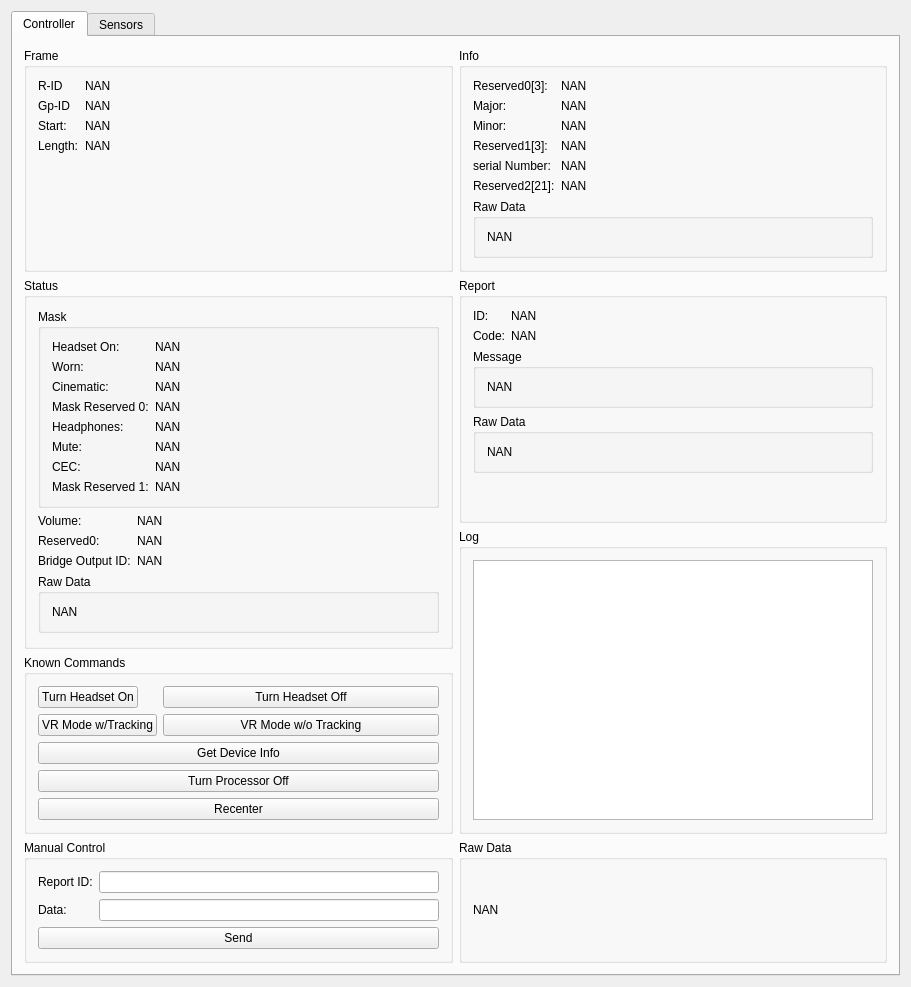
<?xml version="1.0" encoding="UTF-8"?>
<ui version="4.0">
 <class>DataViewerClass</class>
 <widget class="QMainWindow" name="DataViewerClass">
  <property name="geometry">
   <rect>
    <x>0</x>
    <y>0</y>
    <width>911</width>
    <height>918</height>
   </rect>
  </property>
  <property name="windowTitle">
   <string>PSVR Data Viewer</string>
  </property>
  <widget class="QWidget" name="centralWidget">
   <layout class="QGridLayout" name="gridLayout">
    <item row="0" column="0">
     <widget class="QTabWidget" name="tabWidget">
      <property name="currentIndex">
       <number>0</number>
      </property>
      <widget class="QWidget" name="Controller_tab">
       <attribute name="title">
        <string>Controller</string>
       </attribute>
       <layout class="QGridLayout" name="gridLayout_12">
        <item row="0" column="2">
         <widget class="QGroupBox" name="groupBox_11">
          <property name="title">
           <string>Info</string>
          </property>
          <layout class="QFormLayout" name="formLayout_8">
           <item row="0" column="0">
            <widget class="QLabel" name="label_3">
             <property name="text">
              <string>Reserved0[3]:</string>
             </property>
            </widget>
           </item>
           <item row="0" column="1">
            <widget class="QLabel" name="lbl_info_reserved0">
             <property name="text">
              <string>NAN</string>
             </property>
            </widget>
           </item>
           <item row="1" column="0">
            <widget class="QLabel" name="label_7">
             <property name="text">
              <string>Major:</string>
             </property>
            </widget>
           </item>
           <item row="1" column="1">
            <widget class="QLabel" name="lbl_info_major">
             <property name="text">
              <string>NAN</string>
             </property>
            </widget>
           </item>
           <item row="2" column="0">
            <widget class="QLabel" name="label_11">
             <property name="text">
              <string>Minor:</string>
             </property>
            </widget>
           </item>
           <item row="2" column="1">
            <widget class="QLabel" name="lbl_info_minor">
             <property name="text">
              <string>NAN</string>
             </property>
            </widget>
           </item>
           <item row="3" column="0">
            <widget class="QLabel" name="label_15">
             <property name="text">
              <string>Reserved1[3]:</string>
             </property>
            </widget>
           </item>
           <item row="3" column="1">
            <widget class="QLabel" name="lbl_info_reserved1">
             <property name="text">
              <string>NAN</string>
             </property>
            </widget>
           </item>
           <item row="4" column="0">
            <widget class="QLabel" name="label_23">
             <property name="text">
              <string>serial Number:</string>
             </property>
            </widget>
           </item>
           <item row="4" column="1">
            <widget class="QLabel" name="lbl_info_serial">
             <property name="text">
              <string>NAN</string>
             </property>
            </widget>
           </item>
           <item row="5" column="0">
            <widget class="QLabel" name="label_25">
             <property name="text">
              <string>Reserved2[21]:</string>
             </property>
            </widget>
           </item>
           <item row="5" column="1">
            <widget class="QLabel" name="lbl_info_reserved2">
             <property name="text">
              <string>NAN</string>
             </property>
            </widget>
           </item>
           <item row="6" column="0" colspan="2">
            <widget class="QGroupBox" name="groupBox_12">
             <property name="title">
              <string>Raw Data</string>
             </property>
             <layout class="QGridLayout" name="gridLayout_6">
              <item row="0" column="0">
               <widget class="QLabel" name="lbl_info_raw">
                <property name="text">
                 <string>&lt;html&gt;&lt;head/&gt;&lt;body&gt;&lt;p&gt;NAN&lt;/p&gt;&lt;/body&gt;&lt;/html&gt;</string>
                </property>
                <property name="wordWrap">
                 <bool>true</bool>
                </property>
               </widget>
              </item>
             </layout>
            </widget>
           </item>
          </layout>
         </widget>
        </item>
        <item row="0" column="0">
         <widget class="QGroupBox" name="groupBox_14">
          <property name="title">
           <string>Frame</string>
          </property>
          <layout class="QFormLayout" name="formLayout_13">
           <item row="0" column="0">
            <widget class="QLabel" name="label_5">
             <property name="text">
              <string>R-ID</string>
             </property>
            </widget>
           </item>
           <item row="0" column="1">
            <widget class="QLabel" name="lbl_control_id">
             <property name="text">
              <string>NAN</string>
             </property>
            </widget>
           </item>
           <item row="1" column="0">
            <widget class="QLabel" name="label_14">
             <property name="text">
              <string>Gp-ID</string>
             </property>
            </widget>
           </item>
           <item row="1" column="1">
            <widget class="QLabel" name="lbl_control_status">
             <property name="text">
              <string>NAN</string>
             </property>
            </widget>
           </item>
           <item row="2" column="0">
            <widget class="QLabel" name="label_24">
             <property name="text">
              <string>Start:</string>
             </property>
            </widget>
           </item>
           <item row="2" column="1">
            <widget class="QLabel" name="lbl_control_start">
             <property name="text">
              <string>NAN</string>
             </property>
            </widget>
           </item>
           <item row="3" column="0">
            <widget class="QLabel" name="label_27">
             <property name="text">
              <string>Length:</string>
             </property>
            </widget>
           </item>
           <item row="3" column="1">
            <widget class="QLabel" name="lbl_control_len">
             <property name="text">
              <string>NAN</string>
             </property>
            </widget>
           </item>
          </layout>
         </widget>
        </item>
        <item row="2" column="2" rowspan="2">
         <widget class="QGroupBox" name="groupBox_15">
          <property name="title">
           <string>Report</string>
          </property>
          <layout class="QFormLayout" name="formLayout_10">
           <item row="0" column="0">
            <widget class="QLabel" name="label_66">
             <property name="text">
              <string>ID:</string>
             </property>
            </widget>
           </item>
           <item row="0" column="1">
            <widget class="QLabel" name="lbl_report_id">
             <property name="text">
              <string>NAN</string>
             </property>
            </widget>
           </item>
           <item row="1" column="0">
            <widget class="QLabel" name="label_68">
             <property name="text">
              <string>Code:</string>
             </property>
            </widget>
           </item>
           <item row="1" column="1">
            <widget class="QLabel" name="lbl_report_code">
             <property name="text">
              <string>NAN</string>
             </property>
            </widget>
           </item>
           <item row="2" column="0" colspan="2">
            <widget class="QGroupBox" name="groupBox_17">
             <property name="title">
              <string>Message</string>
             </property>
             <layout class="QGridLayout" name="gridLayout_9">
              <item row="0" column="0">
               <widget class="QLabel" name="lbl_report_msg">
                <property name="text">
                 <string>NAN</string>
                </property>
               </widget>
              </item>
             </layout>
            </widget>
           </item>
           <item row="3" column="0" colspan="2">
            <widget class="QGroupBox" name="groupBox_18">
             <property name="title">
              <string>Raw Data</string>
             </property>
             <layout class="QGridLayout" name="gridLayout_10">
              <item row="0" column="0">
               <widget class="QLabel" name="lbl_report_raw">
                <property name="text">
                 <string>NAN</string>
                </property>
                <property name="wordWrap">
                 <bool>true</bool>
                </property>
               </widget>
              </item>
             </layout>
            </widget>
           </item>
          </layout>
         </widget>
        </item>
        <item row="4" column="2" rowspan="2">
         <widget class="QGroupBox" name="groupBox_13">
          <property name="title">
           <string>Log</string>
          </property>
          <layout class="QGridLayout" name="gridLayout_8">
           <item row="0" column="0">
            <widget class="QTextEdit" name="txt_control_log">
             <property name="readOnly">
              <bool>true</bool>
             </property>
            </widget>
           </item>
          </layout>
         </widget>
        </item>
        <item row="6" column="2">
         <widget class="QGroupBox" name="groupBox_21">
          <property name="title">
           <string>Raw Data</string>
          </property>
          <layout class="QGridLayout" name="gridLayout_11">
           <item row="0" column="0">
            <widget class="QLabel" name="lbl_control_raw">
             <property name="text">
              <string>NAN</string>
             </property>
             <property name="wordWrap">
              <bool>true</bool>
             </property>
            </widget>
           </item>
          </layout>
         </widget>
        </item>
        <item row="6" column="0">
         <widget class="QGroupBox" name="groupBox_20">
          <property name="title">
           <string>Manual Control</string>
          </property>
          <layout class="QFormLayout" name="formLayout_12">
           <item row="0" column="0">
            <widget class="QLabel" name="label_73">
             <property name="text">
              <string>Report ID:</string>
             </property>
            </widget>
           </item>
           <item row="0" column="1">
            <widget class="QLineEdit" name="txt_control_reportID"/>
           </item>
           <item row="1" column="0">
            <widget class="QLabel" name="label_74">
             <property name="text">
              <string>Data:</string>
             </property>
            </widget>
           </item>
           <item row="1" column="1">
            <widget class="QLineEdit" name="txt_control_data"/>
           </item>
           <item row="2" column="0" colspan="2">
            <widget class="QPushButton" name="btn_send_manual">
             <property name="text">
              <string>Send</string>
             </property>
            </widget>
           </item>
          </layout>
         </widget>
        </item>
        <item row="5" column="0">
         <widget class="QGroupBox" name="groupBox_19">
          <property name="title">
           <string>Known Commands</string>
          </property>
          <layout class="QFormLayout" name="formLayout_11">
           <item row="0" column="0">
            <widget class="QPushButton" name="btn_headsetOn">
             <property name="text">
              <string>Turn Headset On</string>
             </property>
            </widget>
           </item>
           <item row="0" column="1">
            <widget class="QPushButton" name="btn_headsetOff">
             <property name="text">
              <string>Turn Headset Off</string>
             </property>
            </widget>
           </item>
           <item row="1" column="0">
            <widget class="QPushButton" name="btn_vrMode">
             <property name="text">
              <string>VR Mode w/Tracking</string>
             </property>
            </widget>
           </item>
           <item row="1" column="1">
            <widget class="QPushButton" name="btn_vrMode2">
             <property name="text">
              <string>VR Mode w/o Tracking</string>
             </property>
            </widget>
           </item>
           <item row="2" column="0" colspan="2">
            <widget class="QPushButton" name="btn_getDeviceInfo">
             <property name="text">
              <string>Get Device Info</string>
             </property>
            </widget>
           </item>
           <item row="3" column="0" colspan="2">
            <widget class="QPushButton" name="btn_processorOff">
             <property name="text">
              <string>Turn Processor Off</string>
             </property>
            </widget>
           </item>
           <item row="4" column="0" colspan="2">
            <widget class="QPushButton" name="btn_recenter">
             <property name="text">
              <string>Recenter</string>
             </property>
            </widget>
           </item>
          </layout>
         </widget>
        </item>
        <item row="2" column="0" rowspan="3">
         <widget class="QGroupBox" name="groupBox_22">
          <property name="title">
           <string>Status</string>
          </property>
          <layout class="QFormLayout" name="formLayout_9">
           <item row="1" column="0">
            <widget class="QLabel" name="label_59">
             <property name="text">
              <string>Volume:</string>
             </property>
            </widget>
           </item>
           <item row="1" column="1">
            <widget class="QLabel" name="lbl_cStatus_vol">
             <property name="text">
              <string>NAN</string>
             </property>
            </widget>
           </item>
           <item row="2" column="0">
            <widget class="QLabel" name="label_61">
             <property name="text">
              <string>Reserved0:</string>
             </property>
            </widget>
           </item>
           <item row="2" column="1">
            <widget class="QLabel" name="lbl_cStatus_reserved0">
             <property name="text">
              <string>NAN</string>
             </property>
            </widget>
           </item>
           <item row="3" column="0">
            <widget class="QLabel" name="label_63">
             <property name="text">
              <string>Bridge Output ID:</string>
             </property>
            </widget>
           </item>
           <item row="3" column="1">
            <widget class="QLabel" name="lbl_cStatus_bridgeOutputID">
             <property name="text">
              <string>NAN</string>
             </property>
            </widget>
           </item>
           <item row="4" column="0" colspan="2">
            <widget class="QGroupBox" name="groupBox_16">
             <property name="title">
              <string>Raw Data</string>
             </property>
             <layout class="QGridLayout" name="gridLayout_7">
              <item row="0" column="0">
               <widget class="QLabel" name="lbl_cStatus_raw">
                <property name="text">
                 <string>NAN</string>
                </property>
                <property name="wordWrap">
                 <bool>true</bool>
                </property>
               </widget>
              </item>
             </layout>
            </widget>
           </item>
           <item row="0" column="0" colspan="2">
            <widget class="QGroupBox" name="groupBox_23">
             <property name="title">
              <string>Mask</string>
             </property>
             <layout class="QFormLayout" name="formLayout_14">
              <item row="0" column="1">
               <widget class="QLabel" name="lbl_cStatus_headsetOn">
                <property name="text">
                 <string>NAN</string>
                </property>
               </widget>
              </item>
              <item row="1" column="0">
               <widget class="QLabel" name="label_33">
                <property name="text">
                 <string>Worn:</string>
                </property>
               </widget>
              </item>
              <item row="1" column="1">
               <widget class="QLabel" name="lbl_cStatus_worn">
                <property name="text">
                 <string>NAN</string>
                </property>
               </widget>
              </item>
              <item row="2" column="0">
               <widget class="QLabel" name="label_38">
                <property name="text">
                 <string>Cinematic:</string>
                </property>
               </widget>
              </item>
              <item row="2" column="1">
               <widget class="QLabel" name="lbl_cStatus_cinematic">
                <property name="text">
                 <string>NAN</string>
                </property>
               </widget>
              </item>
              <item row="3" column="0">
               <widget class="QLabel" name="label_41">
                <property name="text">
                 <string>Mask Reserved 0:</string>
                </property>
               </widget>
              </item>
              <item row="3" column="1">
               <widget class="QLabel" name="lbl_cStatus_mReserved0">
                <property name="text">
                 <string>NAN</string>
                </property>
               </widget>
              </item>
              <item row="4" column="0">
               <widget class="QLabel" name="label_46">
                <property name="text">
                 <string>Headphones:</string>
                </property>
               </widget>
              </item>
              <item row="4" column="1">
               <widget class="QLabel" name="lbl_cStatus_headphones">
                <property name="text">
                 <string>NAN</string>
                </property>
               </widget>
              </item>
              <item row="5" column="0">
               <widget class="QLabel" name="label_49">
                <property name="text">
                 <string>Mute:</string>
                </property>
               </widget>
              </item>
              <item row="5" column="1">
               <widget class="QLabel" name="lbl_cStatus_mute">
                <property name="text">
                 <string>NAN</string>
                </property>
               </widget>
              </item>
              <item row="6" column="0">
               <widget class="QLabel" name="label_53">
                <property name="text">
                 <string>CEC:</string>
                </property>
               </widget>
              </item>
              <item row="6" column="1">
               <widget class="QLabel" name="lbl_cStatus_cec">
                <property name="text">
                 <string>NAN</string>
                </property>
               </widget>
              </item>
              <item row="7" column="0">
               <widget class="QLabel" name="label_57">
                <property name="text">
                 <string>Mask Reserved 1:</string>
                </property>
               </widget>
              </item>
              <item row="7" column="1">
               <widget class="QLabel" name="lbl_cStatus_mReserved1">
                <property name="text">
                 <string>NAN</string>
                </property>
               </widget>
              </item>
              <item row="0" column="0">
               <widget class="QLabel" name="label_28">
                <property name="text">
                 <string>Headset On:</string>
                </property>
               </widget>
              </item>
             </layout>
            </widget>
           </item>
          </layout>
         </widget>
        </item>
       </layout>
      </widget>
      <widget class="QWidget" name="Sensors_tab">
       <attribute name="title">
        <string>Sensors</string>
       </attribute>
       <layout class="QFormLayout" name="formLayout">
        <item row="0" column="0">
         <widget class="QLabel" name="label">
          <property name="text">
           <string>Update Speed</string>
          </property>
         </widget>
        </item>
        <item row="0" column="1">
         <widget class="QComboBox" name="cmbx_update_spd">
          <property name="currentIndex">
           <number>2</number>
          </property>
          <item>
           <property name="text">
            <string>As Fast As Possible</string>
           </property>
          </item>
          <item>
           <property name="text">
            <string>Every 0.5 seconds</string>
           </property>
          </item>
          <item>
           <property name="text">
            <string>Every 1 seconds</string>
           </property>
          </item>
          <item>
           <property name="text">
            <string>Every 2 seconds</string>
           </property>
          </item>
          <item>
           <property name="text">
            <string>Every 3 seconds</string>
           </property>
          </item>
         </widget>
        </item>
        <item row="5" column="0" colspan="2">
         <widget class="QGroupBox" name="groupBox">
          <property name="title">
           <string>Status</string>
          </property>
          <layout class="QFormLayout" name="formLayout_3">
           <item row="0" column="0">
            <widget class="QLabel" name="label_34">
             <property name="text">
              <string>Worn:</string>
             </property>
            </widget>
           </item>
           <item row="0" column="1">
            <widget class="QLabel" name="lbl_status_worn">
             <property name="text">
              <string>NAN</string>
             </property>
            </widget>
           </item>
           <item row="1" column="0">
            <widget class="QLabel" name="label_17">
             <property name="text">
              <string>Display Active:</string>
             </property>
            </widget>
           </item>
           <item row="2" column="0">
            <widget class="QLabel" name="label_18">
             <property name="text">
              <string>HDMI Disconnected:</string>
             </property>
            </widget>
           </item>
           <item row="3" column="0">
            <widget class="QLabel" name="label_19">
             <property name="text">
              <string>Microphone Muted:</string>
             </property>
            </widget>
           </item>
           <item row="4" column="0">
            <widget class="QLabel" name="label_20">
             <property name="text">
              <string>Headphone Connected:</string>
             </property>
            </widget>
           </item>
           <item row="5" column="0">
            <widget class="QLabel" name="label_21">
             <property name="text">
              <string>Reserved:</string>
             </property>
            </widget>
           </item>
           <item row="6" column="0">
            <widget class="QLabel" name="label_22">
             <property name="text">
              <string>Tick:</string>
             </property>
            </widget>
           </item>
           <item row="1" column="1">
            <widget class="QLabel" name="lbl_status_disp_active">
             <property name="text">
              <string>NAN</string>
             </property>
            </widget>
           </item>
           <item row="2" column="1">
            <widget class="QLabel" name="lbl_status_hdmi_dc">
             <property name="text">
              <string>NAN</string>
             </property>
            </widget>
           </item>
           <item row="3" column="1">
            <widget class="QLabel" name="lbl_status_mic_mute">
             <property name="text">
              <string>NAN</string>
             </property>
            </widget>
           </item>
           <item row="4" column="1">
            <widget class="QLabel" name="lbl_status_headphone_connect">
             <property name="text">
              <string>NAN</string>
             </property>
            </widget>
           </item>
           <item row="5" column="1">
            <widget class="QLabel" name="lbl_status_reserved">
             <property name="text">
              <string>NAN</string>
             </property>
            </widget>
           </item>
           <item row="6" column="1">
            <widget class="QLabel" name="lbl_status_tick">
             <property name="text">
              <string>NAN</string>
             </property>
            </widget>
           </item>
          </layout>
         </widget>
        </item>
        <item row="2" column="0">
         <widget class="QLabel" name="label_10">
          <property name="text">
           <string>Reserved0:</string>
          </property>
         </widget>
        </item>
        <item row="1" column="0" colspan="2">
         <widget class="QGroupBox" name="groupBox_2">
          <property name="title">
           <string>Buttons</string>
          </property>
          <layout class="QFormLayout" name="formLayout_2">
           <item row="0" column="0">
            <widget class="QLabel" name="label_2">
             <property name="text">
              <string>Reserved:</string>
             </property>
            </widget>
           </item>
           <item row="0" column="1">
            <widget class="QLabel" name="lbl_button_reserved">
             <property name="text">
              <string>NAN</string>
             </property>
            </widget>
           </item>
           <item row="1" column="0">
            <widget class="QLabel" name="label_4">
             <property name="text">
              <string>Plus:</string>
             </property>
            </widget>
           </item>
           <item row="1" column="1">
            <widget class="QLabel" name="lbl_btn_plus">
             <property name="text">
              <string>NAN</string>
             </property>
            </widget>
           </item>
           <item row="2" column="0">
            <widget class="QLabel" name="label_6">
             <property name="text">
              <string>Minus:</string>
             </property>
            </widget>
           </item>
           <item row="2" column="1">
            <widget class="QLabel" name="lbl_btn_minus">
             <property name="text">
              <string>NAN</string>
             </property>
            </widget>
           </item>
           <item row="3" column="0">
            <widget class="QLabel" name="label_8">
             <property name="text">
              <string>Mute:</string>
             </property>
            </widget>
           </item>
           <item row="3" column="1">
            <widget class="QLabel" name="lbl_btn_mute">
             <property name="text">
              <string>NAN</string>
             </property>
            </widget>
           </item>
          </layout>
         </widget>
        </item>
        <item row="2" column="1">
         <widget class="QLabel" name="lbl_reserved0">
          <property name="text">
           <string>NAN</string>
          </property>
         </widget>
        </item>
        <item row="3" column="0">
         <widget class="QLabel" name="label_12">
          <property name="text">
           <string>Volume:</string>
          </property>
         </widget>
        </item>
        <item row="4" column="0">
         <widget class="QLabel" name="label_13">
          <property name="text">
           <string>Reserved1[5]:</string>
          </property>
         </widget>
        </item>
        <item row="3" column="1">
         <widget class="QLabel" name="lbl_volume">
          <property name="text">
           <string>NAN</string>
          </property>
         </widget>
        </item>
        <item row="4" column="1">
         <widget class="QLabel" name="lbl_reserved1">
          <property name="text">
           <string>NAN</string>
          </property>
         </widget>
        </item>
        <item row="6" column="0">
         <widget class="QLabel" name="label_29">
          <property name="text">
           <string>Reserved2[11]:</string>
          </property>
         </widget>
        </item>
        <item row="6" column="1">
         <widget class="QLabel" name="lbl_reserved2">
          <property name="text">
           <string>NAN</string>
          </property>
         </widget>
        </item>
        <item row="7" column="0" colspan="2">
         <widget class="QGroupBox" name="groupBox_3">
          <property name="title">
           <string>Data</string>
          </property>
          <layout class="QGridLayout" name="gridLayout_2">
           <item row="0" column="0">
            <widget class="QGroupBox" name="groupBox_4">
             <property name="title">
              <string>Data 1</string>
             </property>
             <layout class="QGridLayout" name="gridLayout_3">
              <item row="0" column="0">
               <widget class="QGroupBox" name="groupBox_5">
                <property name="title">
                 <string>Gyro</string>
                </property>
                <layout class="QFormLayout" name="formLayout_4">
                 <item row="0" column="0">
                  <widget class="QLabel" name="label_31">
                   <property name="text">
                    <string>Yaw:</string>
                   </property>
                  </widget>
                 </item>
                 <item row="0" column="1">
                  <widget class="QLabel" name="lbl_data1_gyro_yaw">
                   <property name="text">
                    <string>NAN</string>
                   </property>
                  </widget>
                 </item>
                 <item row="1" column="0">
                  <widget class="QLabel" name="label_35">
                   <property name="text">
                    <string>Pitch:</string>
                   </property>
                  </widget>
                 </item>
                 <item row="1" column="1">
                  <widget class="QLabel" name="lbl_data1_gyro_pitch">
                   <property name="text">
                    <string>NAN</string>
                   </property>
                  </widget>
                 </item>
                 <item row="2" column="0">
                  <widget class="QLabel" name="label_37">
                   <property name="text">
                    <string>Roll:</string>
                   </property>
                  </widget>
                 </item>
                 <item row="2" column="1">
                  <widget class="QLabel" name="lbl_data1_gyro_roll">
                   <property name="text">
                    <string>NAN</string>
                   </property>
                  </widget>
                 </item>
                </layout>
               </widget>
              </item>
              <item row="1" column="0">
               <widget class="QGroupBox" name="groupBox_6">
                <property name="title">
                 <string>Accel</string>
                </property>
                <layout class="QFormLayout" name="formLayout_5">
                 <item row="0" column="0">
                  <widget class="QLabel" name="label_32">
                   <property name="text">
                    <string>X:</string>
                   </property>
                  </widget>
                 </item>
                 <item row="1" column="0">
                  <widget class="QLabel" name="label_39">
                   <property name="text">
                    <string>Y:</string>
                   </property>
                  </widget>
                 </item>
                 <item row="0" column="1">
                  <widget class="QLabel" name="lbl_data1_accel_x">
                   <property name="text">
                    <string>NAN</string>
                   </property>
                  </widget>
                 </item>
                 <item row="1" column="1">
                  <widget class="QLabel" name="lbl_data1_accel_y">
                   <property name="text">
                    <string>NAN</string>
                   </property>
                  </widget>
                 </item>
                 <item row="2" column="0">
                  <widget class="QLabel" name="label_42">
                   <property name="text">
                    <string>Z:</string>
                   </property>
                  </widget>
                 </item>
                 <item row="2" column="1">
                  <widget class="QLabel" name="lbl_data1_accel_z">
                   <property name="text">
                    <string>NAN</string>
                   </property>
                  </widget>
                 </item>
                </layout>
               </widget>
              </item>
             </layout>
            </widget>
           </item>
           <item row="0" column="1">
            <widget class="QGroupBox" name="groupBox_7">
             <property name="title">
              <string>Data 2</string>
             </property>
             <layout class="QGridLayout" name="gridLayout_4">
              <item row="0" column="0">
               <widget class="QGroupBox" name="groupBox_8">
                <property name="title">
                 <string>Gyro</string>
                </property>
                <layout class="QFormLayout" name="formLayout_6">
                 <item row="0" column="0">
                  <widget class="QLabel" name="label_44">
                   <property name="text">
                    <string>Yaw:</string>
                   </property>
                  </widget>
                 </item>
                 <item row="0" column="1">
                  <widget class="QLabel" name="lbl_data2_gyro_yaw">
                   <property name="text">
                    <string>NAN</string>
                   </property>
                  </widget>
                 </item>
                 <item row="1" column="0">
                  <widget class="QLabel" name="label_48">
                   <property name="text">
                    <string>Pitch:</string>
                   </property>
                  </widget>
                 </item>
                 <item row="1" column="1">
                  <widget class="QLabel" name="lbl_data2_gyro_pitch">
                   <property name="text">
                    <string>NAN</string>
                   </property>
                  </widget>
                 </item>
                 <item row="2" column="0">
                  <widget class="QLabel" name="label_50">
                   <property name="text">
                    <string>Roll:</string>
                   </property>
                  </widget>
                 </item>
                 <item row="2" column="1">
                  <widget class="QLabel" name="lbl_data2_gyro_roll">
                   <property name="text">
                    <string>NAN</string>
                   </property>
                  </widget>
                 </item>
                </layout>
               </widget>
              </item>
              <item row="1" column="0">
               <widget class="QGroupBox" name="groupBox_9">
                <property name="title">
                 <string>Accel</string>
                </property>
                <layout class="QFormLayout" name="formLayout_7">
                 <item row="0" column="0">
                  <widget class="QLabel" name="label_45">
                   <property name="text">
                    <string>X:</string>
                   </property>
                  </widget>
                 </item>
                 <item row="0" column="1">
                  <widget class="QLabel" name="lbl_data2_accel_x">
                   <property name="text">
                    <string>NAN</string>
                   </property>
                  </widget>
                 </item>
                 <item row="1" column="0">
                  <widget class="QLabel" name="label_52">
                   <property name="text">
                    <string>Y:</string>
                   </property>
                  </widget>
                 </item>
                 <item row="1" column="1">
                  <widget class="QLabel" name="lbl_data2_accel_y">
                   <property name="text">
                    <string>NAN</string>
                   </property>
                  </widget>
                 </item>
                 <item row="2" column="0">
                  <widget class="QLabel" name="label_54">
                   <property name="text">
                    <string>Z:</string>
                   </property>
                  </widget>
                 </item>
                 <item row="2" column="1">
                  <widget class="QLabel" name="lbl_data2_accel_z">
                   <property name="text">
                    <string>NAN</string>
                   </property>
                  </widget>
                 </item>
                </layout>
               </widget>
              </item>
             </layout>
            </widget>
           </item>
          </layout>
         </widget>
        </item>
        <item row="8" column="0">
         <widget class="QLabel" name="label_56">
          <property name="text">
           <string>Reserved3[12]:</string>
          </property>
         </widget>
        </item>
        <item row="8" column="1">
         <widget class="QLabel" name="lbl_reserved3">
          <property name="text">
           <string>NAN</string>
          </property>
         </widget>
        </item>
        <item row="9" column="0" colspan="2">
         <widget class="QGroupBox" name="groupBox_10">
          <property name="title">
           <string>Raw Data</string>
          </property>
          <layout class="QGridLayout" name="gridLayout_5">
           <item row="0" column="0">
            <widget class="QLabel" name="lbl_sensor_raw">
             <property name="text">
              <string>&lt;html&gt;&lt;head/&gt;&lt;body&gt;&lt;p&gt;NAN&lt;/p&gt;&lt;/body&gt;&lt;/html&gt;</string>
             </property>
             <property name="wordWrap">
              <bool>true</bool>
             </property>
            </widget>
           </item>
          </layout>
         </widget>
        </item>
       </layout>
      </widget>
     </widget>
    </item>
   </layout>
  </widget>
 </widget>
 <layoutdefault spacing="6" margin="11"/>
 <resources>
  <include location="DataViewer.qrc"/>
 </resources>
 <connections/>
</ui>
